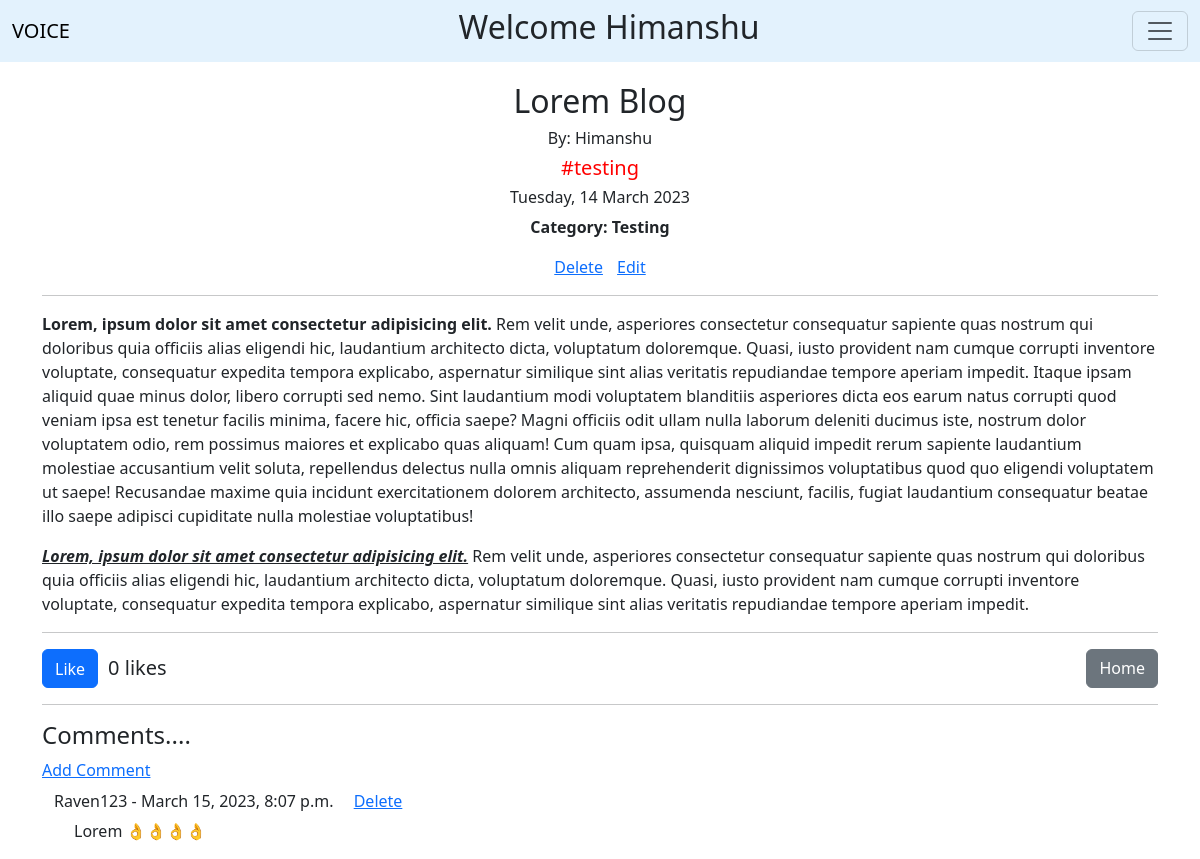
The page /blog/16 (signed in) on the database as committed earlier.
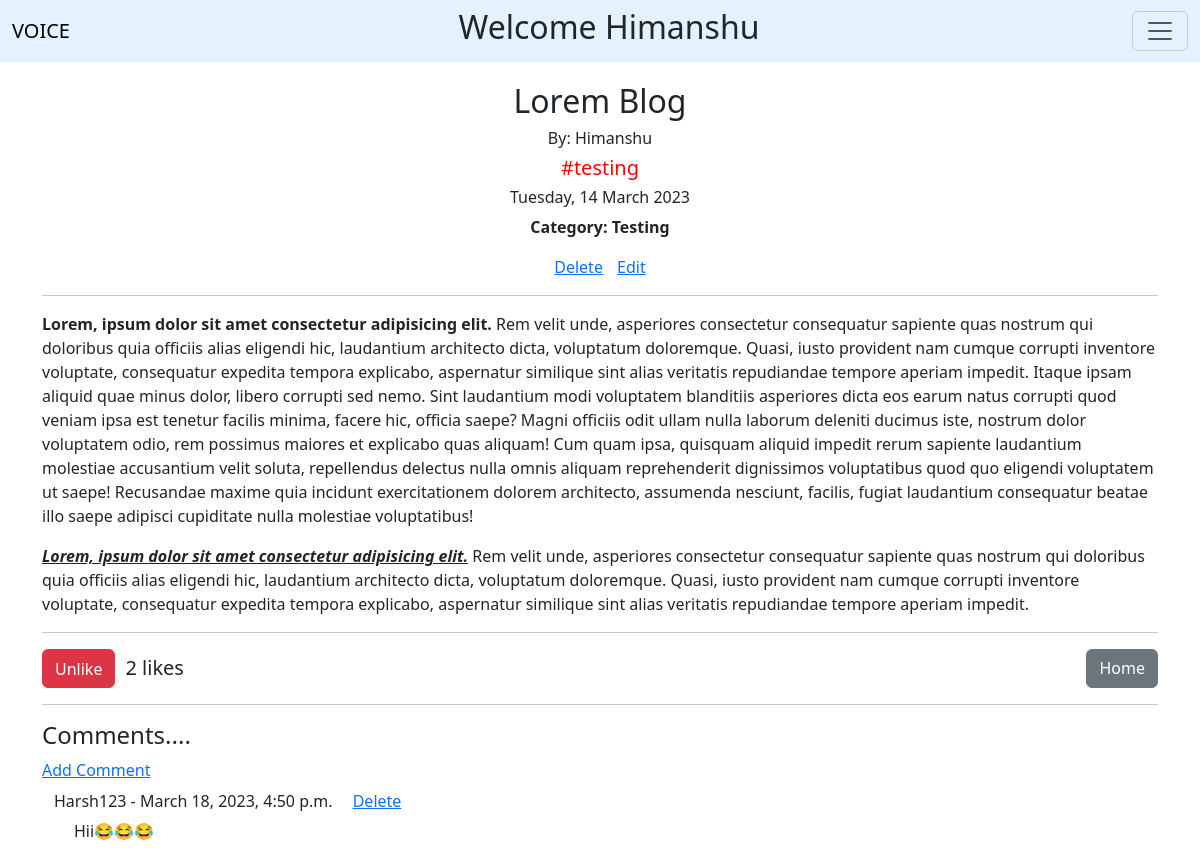
The same page on the database as committed later.
### user/models.py (models this page shows, shortened)
class Comment(models.Model):
    blog = models.ForeignKey(Blog, related_name='comments', on_delete=models.CASCADE)
    author = models.ForeignKey(User, on_delete=models.CASCADE)
    text = models.TextField()
    time =  models.DateTimeField(auto_now_add=True)
    class Meta:
        ordering = ['-time']

### user/views.py (the view)
# urls.py: path("blog/<int:pk>",BlogDetailView.as_view(), name='blog-detail'),
class BlogDetailView(LoginRequiredMixin, generic.DetailView):
    login_url = '/login/'
    model = Blog
    context_object_name = 'blog'
    template_name = 'user/blogDetail.html'
    def get_context_data(self, *args,**kwargs):
        contex =  super(BlogDetailView, self).get_context_data(*args,**kwargs)
        blog = get_object_or_404(Blog, pk=self.kwargs['pk'])
        liked = False
        if blog.likes.filter(pk=self.request.user.id).exists():
            liked = True
        if not blog.views.filter(pk=self.request.user.id).exists():
            blog.views.add(self.request.user)
        likes_count = blog.total_likes()
        contex['likes'] = likes_count
        contex['liked'] = liked
        return contex

### user/models.py (called while the page is built)
    def total_likes(self):
        return self.likes.count()

### templates/user/blogDetail.html (shortened to what this page needs)
<!DOCTYPE html>
{% extends 'main/base.html'%}
{% block link_block %}
<link rel="stylesheet" href="/static/css/remove.css">
{% endblock %}
{% block body_block %}
    <div class="container" id="blog-detail">
        <h2 class="text-center">{{blog.title}}</h2>
        <h6 class="text-center">By: {{blog.author.username}}</h6>
        <h5 class="text-center" style="color: red; ">{{ blog.title_tag }}</h5>
        {% if blog.publish_date == null %}
        <div class="text-center">
            <a href="{% url 'user:publishBlog' blog.pk%}"><button class="btn btn-warning">Publish</button></a>
        </div>
        {% else %}
        <h6 class="text-center">{{blog.publish_date|date:"l, d F Y"}}</h6>
        {% endif %}
        <p class="text-center"><strong>Category: {{blog.category}}</strong></p>
        <div class="text-center" id="updateLinks">
            {% if blog.author.username == user.username %}
            <a style="margin-right: 10px;" href="{% url 'user:deleteBlog' pk=blog.pk user=user.username %}">Delete</a>
            <a href="{% url 'user:editBlog' blog.pk %}">Edit</a>
            {% endif %}
        </div>
        <hr>
        <p>{{ blog.content|safe }}</p>
        <hr>
        <div class="funcBlog" >
            <form action="{% url 'user:likeBlog' blog.pk %}" method="post" style="display: flex; flex-direction: row;">
                {% if liked %}
                <button class="btn btn-danger">Unlike</button>
                {% else %}
                <button class="btn btn-primary">Like</button>
                {% endif %}
                <h5 class="text-center" style="padding-top: 7px;">&ensp;{{ likes }} likes</h5>
            </form>
            <a href="{% url 'main:home' %}" class="btn btn-secondary">Home</a>
        </div>
        <hr>
        {% if blog.publish_date %}
            <h4>Comments....</h4>
            <a href="{% url 'user:comment' user.username blog.pk %}">Add Comment</a>
            <div class="container" id="comments">
                {% for comment in blog.comments.all %}
                    <h6>{{ comment.author}} - {{ comment.time }}&emsp;
                        {%if user.username == blog.author.username %}
                            <a href="{% url 'user:deleteComment' comment.pk %}">Delete</a>
                        {% endif %}
                    </h6>
                    <p style="padding-left: 20px;">{{ comment.text }}</p>
                {% endfor %}
            </div>
        {% endif %}
    </div>
{% endblock %}

Rows that differ between the two databases and show on the page:
removed Comment: author "Raven123", time "March 15, 2023, 8:07 p.m.", text "Lorem 👌👌👌👌"
added Comment: author "Harsh123", time "March 18, 2023, 4:50 p.m.", text "Hii😂😂😂"
Other text that changed with them:
{{ likes }}: "0" → "2"
text no longer shown: "Like"
text now shown: "Unlike"
